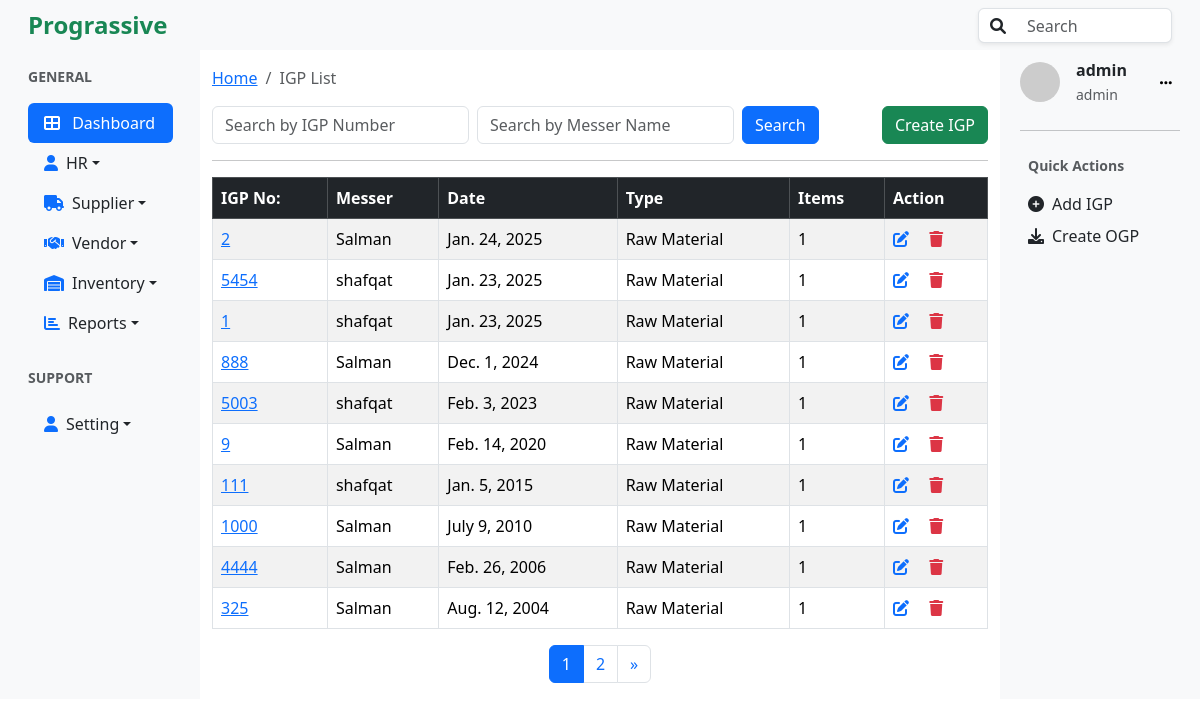
The app's page /igp/list/ (signed in), older data.
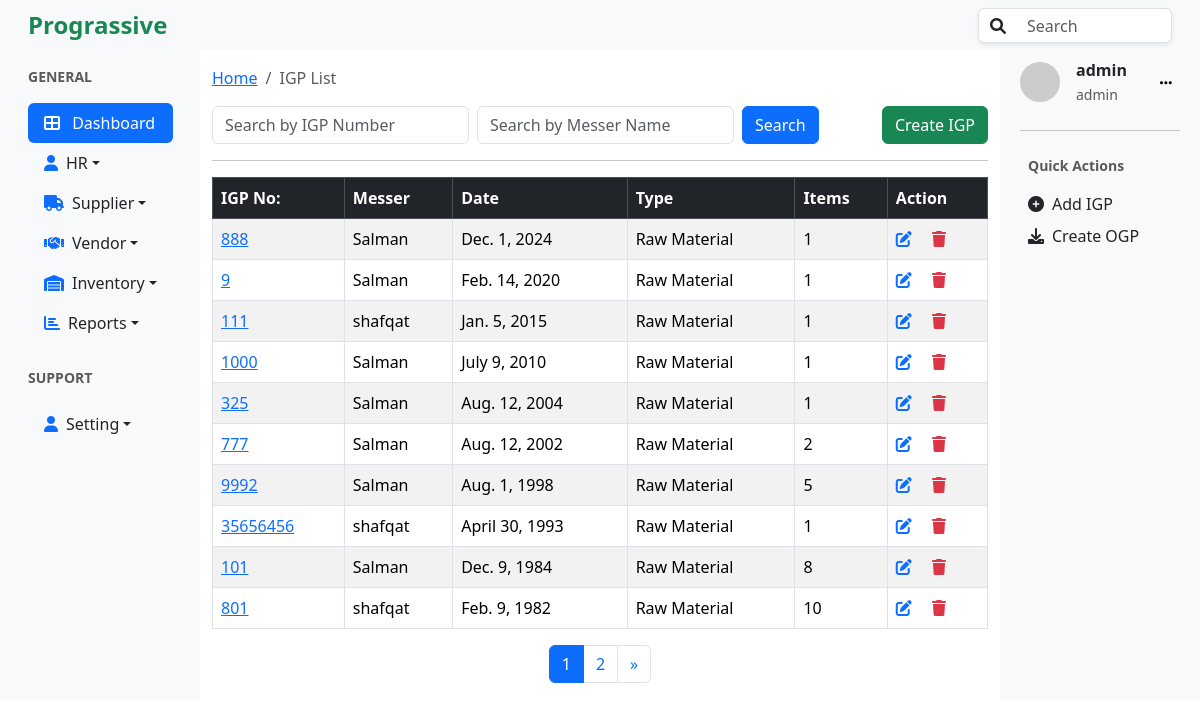
The same page, newer data.
### igp/models.py (models this page shows, shortened)
class IGP(models.Model):
    igp_number = models.CharField(max_length=20, unique=True)
    messer = models.ForeignKey(Supplier,on_delete=models.CASCADE)
    date = models.DateField(default=timezone.now)
    vehicle_number = models.CharField(max_length=20, blank=True, null=True)
    vehicle_type = models.CharField(max_length=50, blank=True, null=True)
    driver_name = models.CharField(max_length=50, blank=True, null=True)
    driver_contact = models.CharField(max_length=15, blank=True, null=True)
    category=models.ForeignKey(Category, on_delete=models.CASCADE)
    address=models.CharField(max_length=100, null=False, blank=False)

### suppliers/models.py (models this page shows)
class Supplier(models.Model):
    name=models.CharField(max_length=20, blank=False, unique=True)
    phone=models.CharField(max_length=15)
    address =models.CharField(max_length=100, blank=True, null=True)
    def __str__(self):
        return self.name

### categories/models.py (models this page shows)
class Category(models.Model):
    name=models.CharField(max_length=30, null=False, blank=False, unique=True)
    description = models.TextField(null=True, blank=True)
    def __str__(self):
        return self.name

### igp/views.py (the view)
# urls.py: path('list/',views.igp_list, name="igp_list"),
@login_required
@role_required('staff','hr','admin')
def igp_list(request):
    filters = {
        'igp_number': 'igp_number',
        'messer__name':'messer',
    }
    igp_list, search_params = search_and_paginate(
        request,
        model=IGP,
        filters=filters,
        ordering='-date',
        per_page=10,
    )
    return render(request, 'igp_list.html', {
        'igp_list': igp_list,
        'search_params': search_params,
        'search_active': bool(search_params),
    })

### accounts/models.py (called while the page is built)
    def __str__(self):
        return self.name

### utils/helpers.py (called while the page is built)
def search_and_paginate(request, model, filters=None, ordering=None, per_page=10):
    query = Q()
    search_params = {}
    if filters:
        for field, value in filters.items():
            search_value = request.GET.get(value, '').strip()
            if search_value:
                query &= Q(**{f"{field}__icontains": search_value})
                search_params[value] = search_value
    queryset = model.objects.filter(query).order_by(ordering if ordering else '-id')
    paginator = Paginator(queryset, per_page)
    page_number = request.GET.get('page')
    paginated_queryset = paginator.get_page(page_number)
    return paginated_queryset, search_params

### igp/templates/igp_list.html (shortened to what this page needs)
{% extends 'base.html' %}
{% block content %}
<nav aria-label="breadcrumb" class="my-3">
  <ol class="breadcrumb">
    <li class="breadcrumb-item"><a href="#">Home</a></li>
    <li class="breadcrumb-item active" aria-current="page">IGP List</li>
  </ol>
</nav>
<div class="d-flex justify-content-between align-items-center mb-3">
    <form class="d-flex" method="GET" action="{% url 'igp_list' %}">
        <input type="text" name="igp_number" class="form-control me-2" placeholder="Search by IGP Number" value="{{ request.GET.igp_number|default_if_none:'' }}">
        <input type="text" name="messer" class="form-control me-2" placeholder="Search by Messer Name" value="{{ request.GET.messer|default_if_none:'' }}">
        <button type="submit" class="btn btn-primary">Search</button>
    </form>
    <a href="{% url 'create_igp' %}" class="btn btn-success">Create IGP</a>
</div>
<hr />
<div class="table-responsive">
    <table class="table table-bordered table-striped table-hover">
        <thead class="table-dark">
            <tr>
                <th scope="col">IGP No:</th>
                <th scope="col">Messer</th>
                <th scope="col">Date</th>
                <th scope="col">Type</th>
                <th scope="col">Items</th>
                <th scope="col">Action</th>
            </tr>
        </thead>
        <tbody>
            {% for igp in igp_list %}
                <tr>
                    <td><a href="{% url 'igp_item_list' igp.igp_number %}" >
                        {{ igp.igp_number }} </a></td>
                    <td>{{ igp.messer }}</td>
                    <td>{{ igp.date }}</td>
                    <td>{{ igp.category }}</td>
                    <td>
                        {{ igp.items.count }}
                  </td>
                    <td>
                        <a href="{% url 'update_igp' igp.id %}" class="text-primary" title="Edit"><i class="fa fa-edit"></i></a>
                        <a href="{% url 'delete_igp' igp.id %}" class="text-danger ms-3" title="Delete"><i class="fa fa-trash"></i></a>
                    </td>
                </tr>
            {% endfor %}
        </tbody>
    </table>
</div>
<div class="d-flex justify-content-center">
  <nav aria-label="Page navigation">
      <ul class="pagination">
          {% for num in igp_list.paginator.page_range %}
          <li class="page-item {% if num == igp_list.number %}active{% endif %}">
              <a class="page-link" href="?page={{ num }}">{{ num }}</a>
          </li>
          {% endfor %}
          {% if igp_list.has_next %}
          <li class="page-item">
              <a class="page-link" href="?page={{ igp_list.next_page_number }}" aria-label="Next">
                  <span aria-hidden="true">&raquo;</span>
              </a>
          </li>
          {% endif %}
      </ul>
  </nav>
</div>
{% endblock %}

Row changes from the older to the newer data that the page shows:
removed IGP: igp_number "2", messer "Salman", date "Jan. 24, 2025", category "Raw Material", items.count "1"
removed IGP: igp_number "5454", messer "shafqat", date "Jan. 23, 2025", category "Raw Material", items.count "1"
removed IGP: igp_number "1", messer "shafqat", date "Jan. 23, 2025", category "Raw Material", items.count "1"
removed IGP: igp_number "5003", messer "shafqat", date "Feb. 3, 2023", category "Raw Material", items.count "1"
removed IGP: igp_number "4444", messer "Salman", date "Feb. 26, 2006", category "Raw Material", items.count "1"
now on this page (row unchanged): IGP: igp_number "777", messer "Salman", date "Aug. 12, 2002", category "Raw Material", items.count "2"
now on this page (row unchanged): IGP: igp_number "9992", messer "Salman", date "Aug. 1, 1998", category "Raw Material", items.count "5"
added IGP: igp_number "35656456", messer "shafqat", date "April 30, 1993", category "Raw Material", items.count "1"
added IGP: igp_number "101", messer "Salman", date "Dec. 9, 1984", category "Raw Material", items.count "8"
added IGP: igp_number "801", messer "shafqat", date "Feb. 9, 1982", category "Raw Material", items.count "10"
